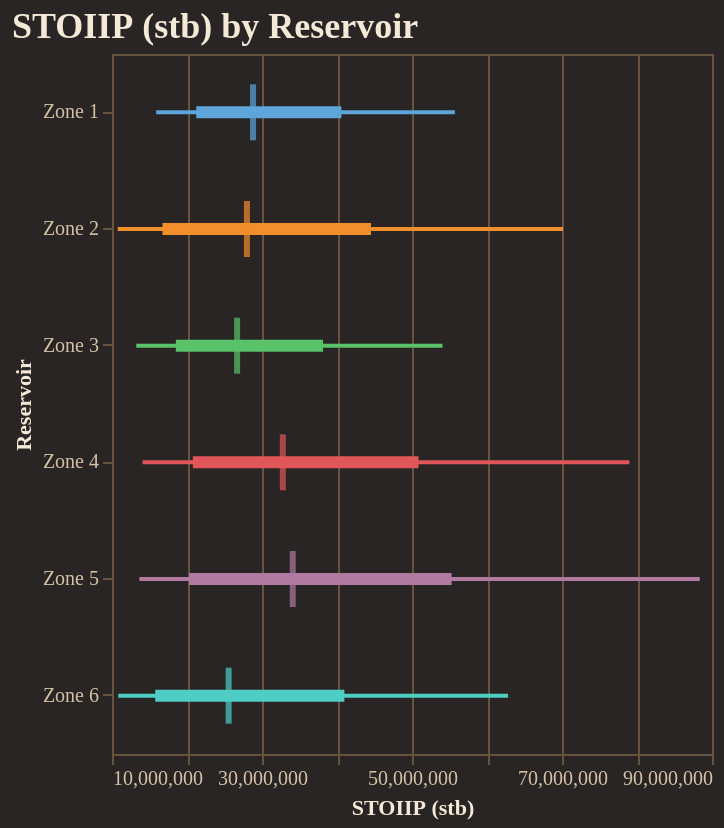

Here is the notebook cell this chart was saved with:
### Code cell
fig = reporter.plotter.forest_plot(
    "STOIIP (stb)", 
    backend=PLOTTING_BACKEND
)
fig.show()

### Figure 1 — Vega-Lite specification as saved in the notebook (floating-point values rounded to 4 significant figures)
{"config": {"background": "#292524", "view": {"fill": "#292524", "stroke": "#665340"}, "title": {"color": "#f4e9d7", "font": "Merriweather", "fontSize": 18, "fontWeight": 600, "subtitleColor": "#d5c2a6", "anchor": "start"}, "axis": {"domainColor": "#665340", "gridColor": "#665340", "tickColor": "#665340", "labelColor": "#d5c2a6", "titleColor": "#f4e9d7", "labelFont": "Merriweather", "titleFont": "Merriweather"}, "legend": {"titleColor": "#f4e9d7", "labelColor": "#d5c2a6", "labelFont": "Merriweather", "titleFont": "Merriweather", "orient": "top-right", "symbolType": "circle"}, "header": {"labelColor": "#d5c2a6", "titleColor": "#f4e9d7", "labelFont": "Merriweather", "titleFont": "Merriweather"}, "mark": {"color": "#c78d3b"}, "line": {"color": "#c78d3b"}, "bar": {"color": "#c78d3b"}, "point": {"color": "#ddb06d"}, "area": {"color": "#c78d3b", "opacity": 0.35}, "text": {"color": "#f4e9d7", "font": "Merriweather"}, "range": {"category": ["#5DA5DA", "#F28E2B", "#59C36A", "#E15759", "#B07AA1", "#4ECDC4", "#FF9DA7", "#EDC948"]}}, "layer": [{"mark": {"type": "rule", "strokeWidth": 2}, "encoding": {"color": {"field": "group", "legend": null, "type": "nominal"}, "x": {"field": "p10", "scale": {"zero": false}, "title": "STOIIP (stb)", "type": "quantitative"}, "x2": {"field": "p90"}, "y": {"field": "group", "sort": ["Zone 1", "Zone 2", "Zone 3", "Zone 4", "Zone 5", "Zone 6"], "title": "Reservoir", "type": "nominal"}}}, {"mark": {"type": "rule", "strokeWidth": 6}, "encoding": {"color": {"field": "group", "legend": null, "type": "nominal"}, "x": {"field": "p25", "scale": {"zero": false}, "title": "STOIIP (stb)", "type": "quantitative"}, "x2": {"field": "p75"}, "y": {"field": "group", "sort": ["Zone 1", "Zone 2", "Zone 3", "Zone 4", "Zone 5", "Zone 6"], "title": "Reservoir", "type": "nominal"}}}, {"mark": {"type": "tick", "color": "black", "size": 28, "thickness": 3}, "encoding": {"color": {"field": "group", "legend": null, "type": "nominal"}, "tooltip": [{"field": "group", "title": "Group", "type": "nominal"}, {"field": "p10", "title": "P10", "type": "quantitative"}, {"field": "p25", "title": "P25", "type": "quantitative"}, {"field": "median", "title": "Median", "type": "quantitative"}, {"field": "p75", "title": "P75", "type": "quantitative"}, {"field": "p90", "title": "P90", "type": "quantitative"}], "x": {"field": "median", "scale": {"zero": false}, "title": "STOIIP (stb)", "type": "quantitative"}, "y": {"field": "group", "sort": ["Zone 1", "Zone 2", "Zone 3", "Zone 4", "Zone 5", "Zone 6"], "title": "Reservoir", "type": "nominal"}}}], "data": {"name": "data-e143ea25c38d2d94b138ca5bbbcd31aa"}, "height": 350, "title": "STOIIP (stb) by Reservoir", "width": "container", "$schema": "https://vega.github.io/schema/vega-lite/v5.20.1.json", "datasets": {"data-e143ea25c38d2d94b138ca5bbbcd31aa": [{"group": "Zone 1", "p10": 15890000.0, "p25": 21230000.0, "median": 28800000.0, "p75": 40590000.0, "p90": 55720000.0}, {"group": "Zone 2", "p10": 10760000.0, "p25": 16730000.0, "median": 27990000.0, "p75": 44530000.0, "p90": 70130000.0}, {"group": "Zone 3", "p10": 13240000.0, "p25": 18510000.0, "median": 26680000.0, "p75": 38140000.0, "p90": 54070000.0}, {"group": "Zone 4", "p10": 14090000.0, "p25": 20780000.0, "median": 32770000.0, "p75": 50870000.0, "p90": 78980000.0}, {"group": "Zone 5", "p10": 13650000.0, "p25": 20280000.0, "median": 34100000.0, "p75": 55280000.0, "p90": 88370000.0}, {"group": "Zone 6", "p10": 10840000.0, "p25": 15770000.0, "median": 25550000.0, "p75": 40980000.0, "p90": 62810000.0}]}}
